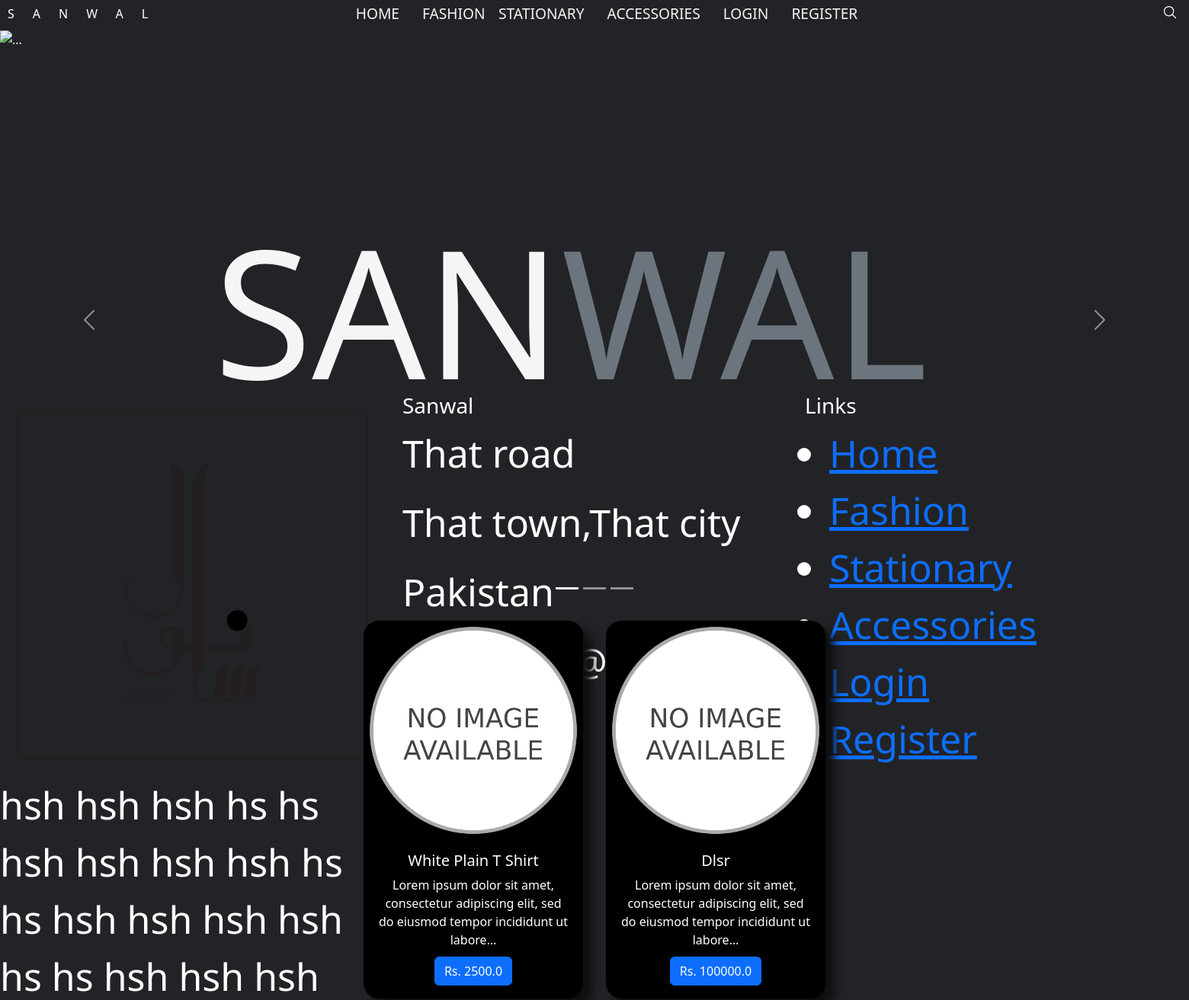
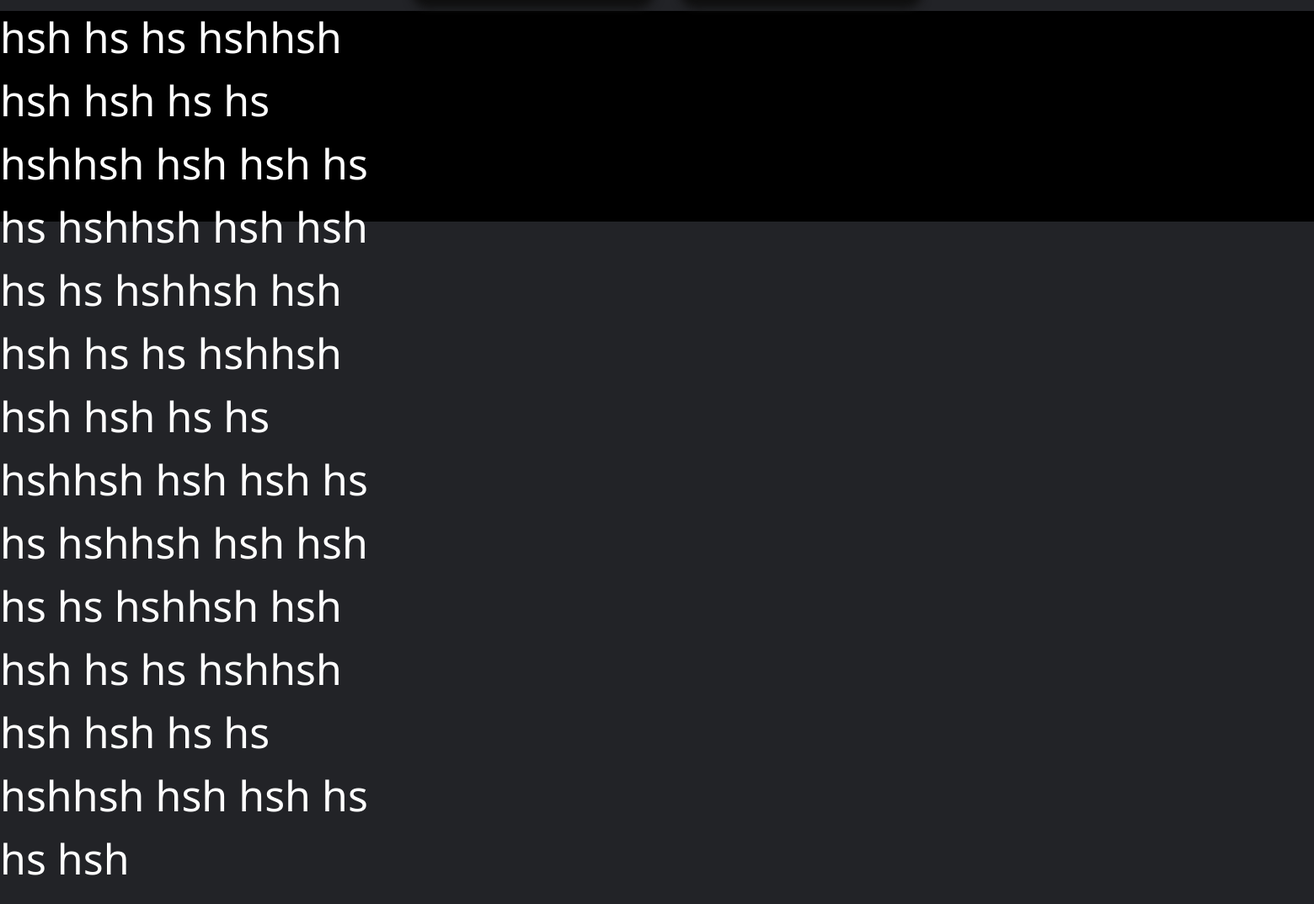
The page / on the database its author committed (2 pictures, top to bottom).
### ecommerce/models.py (models this page shows, shortened)
class Product (models.Model):
	title = models.CharField(max_length=124)
	price = models.FloatField()
	discount_price = models.FloatField(blank=True, null=True)
	description = models.TextField(blank=True)
	type = models.ForeignKey(Type, on_delete=models.CASCADE, related_name="productType")
	category = models.ForeignKey(Category, on_delete=models.CASCADE, blank=True, null=True, related_name="productCategory")
	material = models.ForeignKey(Material, on_delete=models.CASCADE, blank=True, null=True, related_name="productMaterial")
	time_created = models.DateTimeField(auto_now_add=True)
	slug = models.SlugField(editable=False)
	def get_absolute_url (self):
		return reverse('product', kwargs={
			'slug': self.slug
		})

### ecommerce/views.py (the view)
# urls.py: path('', views.HomeView.as_view() , name='index'),
class HomeView(ListView):
    model = Product
    paginate_by = 8
    template_name = 'ecommerce/index.html'

### ecommerce/templates/ecommerce/index.html (shortened to what this page needs)
{% extends 'ecommerce/layout.html' %}
{% load static %}
{% block body %}
	<section>
		<div id="carouselExampleIndicators" class="carousel slide" data-bs-ride="true">
			<h1 id="companyName">SAN<span class="text-muted">WAL</span></h1>
			<div class="carousel-indicators">
			  <button type="button" data-bs-target="#carouselExampleIndicators" data-bs-slide-to="0" class="active" aria-current="true" aria-label="Slide 1"></button>
			  <button type="button" data-bs-target="#carouselExampleIndicators" data-bs-slide-to="1" aria-label="Slide 2"></button>
			  <button type="button" data-bs-target="#carouselExampleIndicators" data-bs-slide-to="2" aria-label="Slide 3"></button>
			</div>
			<div class="carousel-inner">
			  <div class="carousel-item active" data-bs-interval="4000">
				<img src="{% static 'ecommerce/imgs/mainCrousal/forest.jpg' %}" class="d-block w-100" alt="...">
			  </div>
			</div>
			<button class="carousel-control-prev" type="button" data-bs-target="#carouselExampleIndicators" data-bs-slide="prev">
			  <span class="carousel-control-prev-icon" aria-hidden="true"></span>
			</button>
			<button class="carousel-control-next" type="button" data-bs-target="#carouselExampleIndicators" data-bs-slide="next">
			  <span class="carousel-control-next-icon" aria-hidden="true"></span>
			</button>
		  </div>
	</section>
	<article class="products">
		<div class="row row-cols-1 row-cols-md-3 g-4">
			{% for item in object_list %}
			<col>
				<div class="card">
					<a href="{{ item.get_absolute_url }}">
						<div class="imageContainer">
							<img src="{% static 'ecommerce\imgs\products\No_image_available.png' %}" class="card-img-top" alt="...">
						</div>
						<div class="card-body text-center">
						  <h5 class="card-title">{{ item.title | title }} </h5>
						  <p class="card-text">{{ item.description | truncatechars:100 }}</p>
						  {% if item.discount_price %}
						  <a href="#" class="btn btn-primary">Rs. {{ item.discount_price }}</a>
						  {% else %}
						  <a href="#" class="btn btn-primary">Rs. {{ item.price }}</a>
						  {% endif %}
						</div>
					</a>
				</div>
			{% endfor %}
		</div>
	</article>
{% endblock %}

### ecommerce/static/ecommerce/css/styles.css (style rules this page uses)
* { margin: 0; box-sizing: border-box; }
#body { overflow-x: hidden; background: #222327; color: white; }

### ecommerce/static/ecommerce/css/navigation.css (style rules this page uses)
#companyName { font-size: 15vw; color: whitesmoke; position: absolute; z-index: 2; top: 30%; left: 18%; }

### ecommerce/static/ecommerce/css/cards.css (style rules this page uses)
.products .row { align-items: center; justify-content: center; margin: auto; }
.products .row .card { border-radius: 20px; padding: 0; background: black; width: 18em; margin: 15px 15px; box-shadow: 12px 12px 12px rgb(15, 15, 15); }
.products .row .card a { margin: 0; color: white; text-decoration: none; }
.products .row .card .btn { color: white; margin-top: 10px; }
.products .row .card .imageContainer { border-top-left-radius: 20px; border-top-right-radius: 20px; border-bottom-left-radius: 60px; border-bottom-right-radius: 60px; overflow: hidden; }
.products .row .card img { transition: 0.5s all ease-in-out; }

### rows shown on the page
Product: title "White Plain T Shirt", description "Lorem ipsum dolor sit amet, consectetur adipiscing elit, sed do eiusmod tempor incididunt ut labore…", price "2500.0"
Product: title "Dlsr", description "Lorem ipsum dolor sit amet, consectetur adipiscing elit, sed do eiusmod tempor incididunt ut labore…", discount_price "100000.0"
